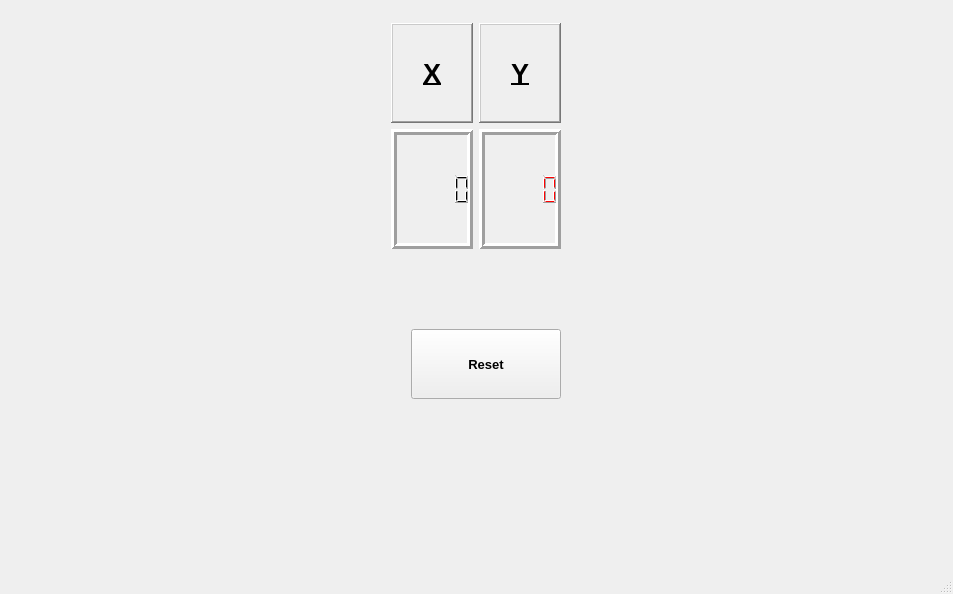
<?xml version="1.0" encoding="UTF-8"?>
<ui version="4.0">
 <class>MainWindow</class>
 <widget class="QMainWindow" name="MainWindow">
  <property name="geometry">
   <rect>
    <x>0</x>
    <y>0</y>
    <width>953</width>
    <height>594</height>
   </rect>
  </property>
  <property name="windowTitle">
   <string>MainWindow</string>
  </property>
  <widget class="QWidget" name="centralwidget">
   <layout class="QHBoxLayout" name="horizontalLayout" stretch="2,1">
    <item>
     <layout class="QGridLayout" name="gridLayout">
      <property name="horizontalSpacing">
       <number>7</number>
      </property>
     </layout>
    </item>
    <item>
     <layout class="QVBoxLayout" name="verticalLayout">
      <item>
       <layout class="QGridLayout" name="gridLayout_3">
        <item row="1" column="0">
         <widget class="QLCDNumber" name="ScoreBoard_1">
          <property name="sizePolicy">
           <sizepolicy hsizetype="Minimum" vsizetype="Fixed">
            <horstretch>0</horstretch>
            <verstretch>0</verstretch>
           </sizepolicy>
          </property>
          <property name="minimumSize">
           <size>
            <width>0</width>
            <height>120</height>
           </size>
          </property>
          <property name="styleSheet">
           <string notr="true">color:&quot;red&quot;;</string>
          </property>
          <property name="frameShape">
           <enum>QFrame::Box</enum>
          </property>
          <property name="frameShadow">
           <enum>QFrame::Raised</enum>
          </property>
          <property name="lineWidth">
           <number>3</number>
          </property>
         </widget>
        </item>
        <item row="1" column="2">
         <widget class="QLCDNumber" name="ScoreBoard_2">
          <property name="palette">
           <palette>
            <active>
             <colorrole role="WindowText">
              <brush brushstyle="SolidPattern">
               <color alpha="255">
                <red>255</red>
                <green>0</green>
                <blue>0</blue>
               </color>
              </brush>
             </colorrole>
             <colorrole role="Text">
              <brush brushstyle="SolidPattern">
               <color alpha="255">
                <red>255</red>
                <green>0</green>
                <blue>0</blue>
               </color>
              </brush>
             </colorrole>
             <colorrole role="ButtonText">
              <brush brushstyle="SolidPattern">
               <color alpha="255">
                <red>255</red>
                <green>0</green>
                <blue>0</blue>
               </color>
              </brush>
             </colorrole>
             <colorrole role="PlaceholderText">
              <brush brushstyle="SolidPattern">
               <color alpha="255">
                <red>255</red>
                <green>0</green>
                <blue>0</blue>
               </color>
              </brush>
             </colorrole>
            </active>
            <inactive>
             <colorrole role="WindowText">
              <brush brushstyle="SolidPattern">
               <color alpha="255">
                <red>255</red>
                <green>0</green>
                <blue>0</blue>
               </color>
              </brush>
             </colorrole>
             <colorrole role="Text">
              <brush brushstyle="SolidPattern">
               <color alpha="255">
                <red>255</red>
                <green>0</green>
                <blue>0</blue>
               </color>
              </brush>
             </colorrole>
             <colorrole role="ButtonText">
              <brush brushstyle="SolidPattern">
               <color alpha="255">
                <red>255</red>
                <green>0</green>
                <blue>0</blue>
               </color>
              </brush>
             </colorrole>
             <colorrole role="PlaceholderText">
              <brush brushstyle="SolidPattern">
               <color alpha="255">
                <red>255</red>
                <green>0</green>
                <blue>0</blue>
               </color>
              </brush>
             </colorrole>
            </inactive>
            <disabled>
             <colorrole role="WindowText">
              <brush brushstyle="SolidPattern">
               <color alpha="255">
                <red>255</red>
                <green>0</green>
                <blue>0</blue>
               </color>
              </brush>
             </colorrole>
             <colorrole role="Text">
              <brush brushstyle="SolidPattern">
               <color alpha="255">
                <red>255</red>
                <green>0</green>
                <blue>0</blue>
               </color>
              </brush>
             </colorrole>
             <colorrole role="ButtonText">
              <brush brushstyle="SolidPattern">
               <color alpha="255">
                <red>255</red>
                <green>0</green>
                <blue>0</blue>
               </color>
              </brush>
             </colorrole>
             <colorrole role="PlaceholderText">
              <brush brushstyle="SolidPattern">
               <color alpha="255">
                <red>255</red>
                <green>0</green>
                <blue>0</blue>
               </color>
              </brush>
             </colorrole>
            </disabled>
           </palette>
          </property>
          <property name="font">
           <font>
            <pointsize>9</pointsize>
           </font>
          </property>
          <property name="styleSheet">
           <string notr="true">color:&quot;red&quot;;</string>
          </property>
          <property name="frameShape">
           <enum>QFrame::Box</enum>
          </property>
          <property name="frameShadow">
           <enum>QFrame::Raised</enum>
          </property>
          <property name="lineWidth">
           <number>3</number>
          </property>
          <property name="smallDecimalPoint">
           <bool>false</bool>
          </property>
          <property name="digitCount">
           <number>5</number>
          </property>
         </widget>
        </item>
        <item row="0" column="2">
         <widget class="QLabel" name="player_2">
          <property name="maximumSize">
           <size>
            <width>16777215</width>
            <height>100</height>
           </size>
          </property>
          <property name="font">
           <font>
            <pointsize>20</pointsize>
            <bold>true</bold>
            <underline>true</underline>
           </font>
          </property>
          <property name="styleSheet">
           <string notr="true">color: &quot;black&quot;</string>
          </property>
          <property name="frameShape">
           <enum>QFrame::WinPanel</enum>
          </property>
          <property name="frameShadow">
           <enum>QFrame::Raised</enum>
          </property>
          <property name="text">
           <string>Y</string>
          </property>
          <property name="alignment">
           <set>Qt::AlignCenter</set>
          </property>
          <property name="margin">
           <number>0</number>
          </property>
         </widget>
        </item>
        <item row="0" column="0">
         <widget class="QLabel" name="player_1">
          <property name="font">
           <font>
            <pointsize>20</pointsize>
            <italic>false</italic>
            <bold>true</bold>
            <underline>true</underline>
           </font>
          </property>
          <property name="frameShape">
           <enum>QFrame::WinPanel</enum>
          </property>
          <property name="frameShadow">
           <enum>QFrame::Raised</enum>
          </property>
          <property name="text">
           <string>X</string>
          </property>
          <property name="textFormat">
           <enum>Qt::AutoText</enum>
          </property>
          <property name="alignment">
           <set>Qt::AlignCenter</set>
          </property>
          <property name="margin">
           <number>0</number>
          </property>
         </widget>
        </item>
       </layout>
      </item>
      <item>
       <spacer name="verticalSpacer_2">
        <property name="orientation">
         <enum>Qt::Vertical</enum>
        </property>
        <property name="sizeType">
         <enum>QSizePolicy::Fixed</enum>
        </property>
        <property name="sizeHint" stdset="0">
         <size>
          <width>20</width>
          <height>60</height>
         </size>
        </property>
       </spacer>
      </item>
      <item>
       <layout class="QVBoxLayout" name="verticalLayout_2">
        <property name="sizeConstraint">
         <enum>QLayout::SetFixedSize</enum>
        </property>
        <property name="leftMargin">
         <number>20</number>
        </property>
        <property name="bottomMargin">
         <number>150</number>
        </property>
        <item>
         <widget class="QPushButton" name="ResetButton">
          <property name="sizePolicy">
           <sizepolicy hsizetype="Fixed" vsizetype="Fixed">
            <horstretch>16</horstretch>
            <verstretch>0</verstretch>
           </sizepolicy>
          </property>
          <property name="minimumSize">
           <size>
            <width>150</width>
            <height>70</height>
           </size>
          </property>
          <property name="font">
           <font>
            <pointsize>10</pointsize>
            <bold>true</bold>
           </font>
          </property>
          <property name="layoutDirection">
           <enum>Qt::LeftToRight</enum>
          </property>
          <property name="text">
           <string>Reset</string>
          </property>
         </widget>
        </item>
       </layout>
      </item>
     </layout>
    </item>
   </layout>
  </widget>
  <widget class="QMenuBar" name="menubar">
   <property name="geometry">
    <rect>
     <x>0</x>
     <y>0</y>
     <width>953</width>
     <height>25</height>
    </rect>
   </property>
  </widget>
  <widget class="QStatusBar" name="statusbar"/>
 </widget>
 <resources/>
 <connections/>
</ui>
